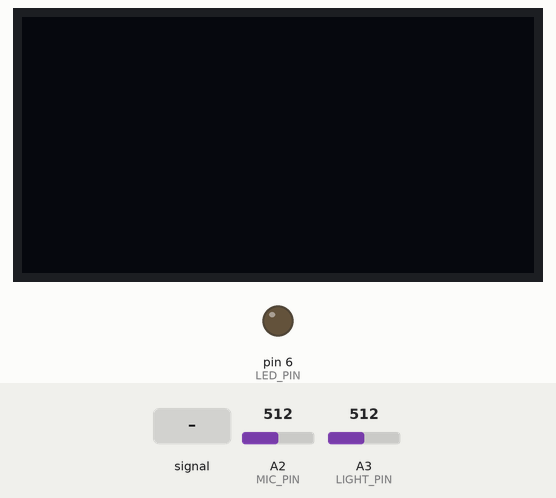
Simulated run of this sketch. Board: Arduino Uno, built with avr-gcc and run on an emulated ATmega328P. On the bench: 128×64 one-colour display, output pins drawn as LEDs (lit = HIGH). The inputs (shaded band) are chosen by the test bench; at power-on: A2 (MIC_PIN) = 512, A3 (LIGHT_PIN) = 512.

Above: at 1.2 s.
1.3 s: A2 (MIC_PIN) fed a 200 Hz sine of ±255 counts around its level
At 2.32 s:
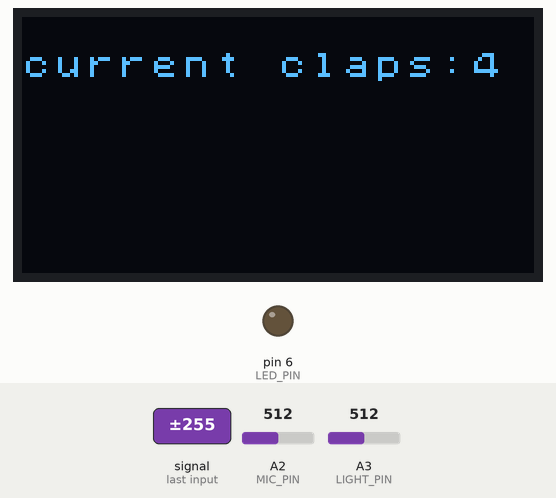
3.4 s: A2 (MIC_PIN) fed a 2 Hz sine of ±306 counts around its level
5.5 s: A2 (MIC_PIN) set to 490
At 6.77 s:
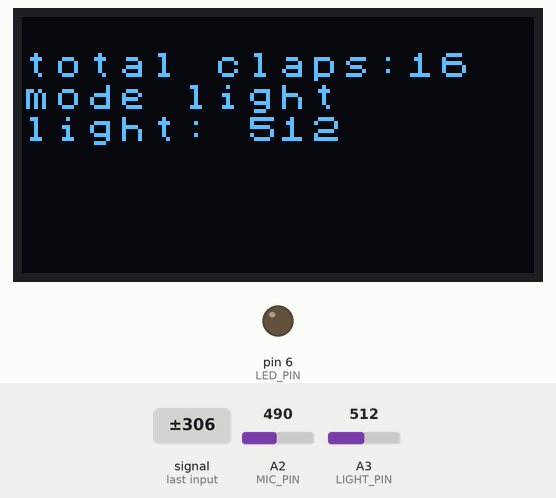
8.5 s: A2 (MIC_PIN) set to 592
10.0 s: A2 (MIC_PIN) set to 617
At 12.3 s:
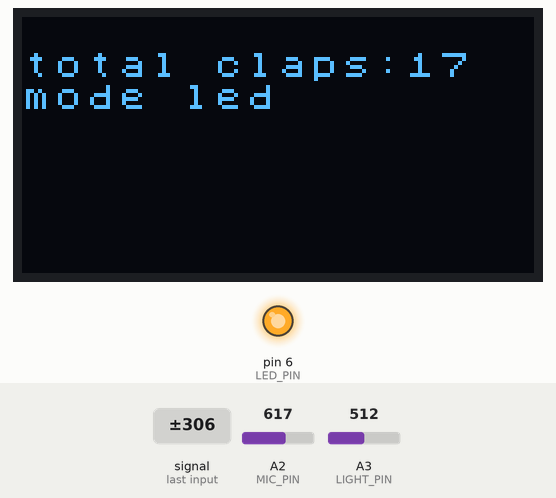
12.6 s: A2 (MIC_PIN) fed a 1000 Hz sine of ±255 counts around its level
At 17.18 s:
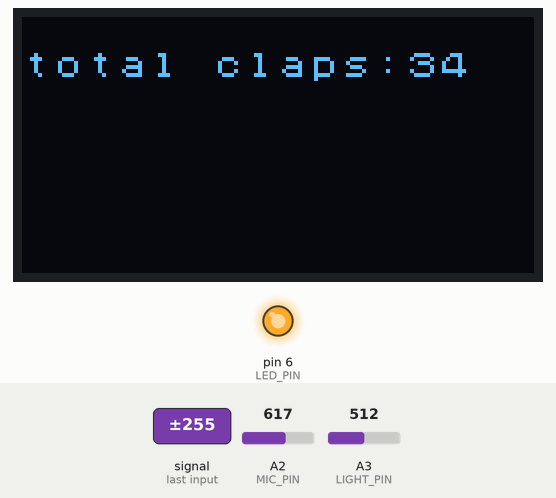
Timing chart, 0 to 18.7 s (numbered marks = the images above; inputs shaded):
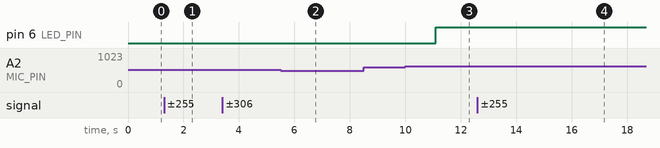

The sketch:

clap_detector_array_based.ino
```cpp
#include "Arduino_SensorKit.h"

// define pin numbers
#define LED_PIN 6    // pin number for LED
#define MIC_PIN A2   // pin number for microphone
#define LIGHT_PIN A3 // pin number for light sensor

long longSum; //store the sum of long-term samples
long shortSum; //store the sum of short-term samples
unsigned long inClap = 0; // time stamp for during a clap
unsigned long waitingForMoreClaps = 0; // time stamp for waiting for additional claps
unsigned long previousMillisForOled = 0; // time stamp for OLED display update
int maxShort; // estimated maximum value of short-term samples
int currentClaps; // number of current claps
int data[256]; // array to store samples
int* head = &data[0]; // pointer to the current sample
int* firstNodeOfShortSum = &data[256 - 32]; // pointer to the first sample of short-term sum
int currMode = 0; // current mode
int totalClaps; // total number of claps

// function to shift the sample pointers
void shiftPointers() {
  head++;  // increment the head pointer
  if (head == &data[256]) {
    head = &data[0];  // wrap around if the end of the array is reached
  }
  firstNodeOfShortSum++;  // increment the pointer to the first sample of short-term sum
  if (firstNodeOfShortSum == &data[256]) {
    firstNodeOfShortSum = &data[0];  // wrap around if the end of the array is reached
  }
}
void setup() {
  Serial.begin(9600);
  pinMode(LED_PIN, OUTPUT); // set LED pin as output
  pinMode(MIC_PIN, INPUT); // set microphone pin as input
  pinMode(LIGHT_PIN, INPUT); // set light sensor pin as input

  // initialize variables with found mean from python notebook
  longSum = 77 * 256;
  shortSum = 77 * 32;
  maxShort = 77;

  for (int i = 0; i < 256; i++) {
    data[i] = 77;
  }

  Oled.begin(); // initialize the OLED display
  Oled.setFlipMode(true);
  Oled.setFont(u8x8_font_chroma48medium8_r);
}

// function to detect a clap
bool clapDetector() {
  int micValue = analogRead(MIC_PIN); // read the microphone value
  shortSum += micValue - *firstNodeOfShortSum; // update the short-term sum
  longSum += micValue - *head; // update the long-term sum

  maxShort = max(maxShort, micValue); // update the maximum short-term sample value

  // adjust the maximum short-term value if it no longer part of the short-term samples
  if (maxShort == *firstNodeOfShortSum) {
    maxShort = (shortSum >> 5);
  }

  shiftPointers();  // shift the sample pointers
  *head = micValue;  // store the new sample at the head position

  // calculate the clap likeness ratio
  float clapLikeness = float(shortSum >> 5) / float(longSum >> 8);

  // check if a clap is detected based on defined conditions
  if ((inClap <= millis()) && (clapLikeness > 1.5) && (maxShort > 600)) {
    inClap = millis() + 250;  // set the time stamp for next possible clap detection
    maxShort = (shortSum >> 5);  // update the maximum short-term value
    return true; // return true indicating a clap is detected
  }
  return false; // return false indicating no clap is detected
}

void oledPrint(char* text, int line, int value = NULL, bool needToClearFirst = false)
{
  if(needToClearFirst)
    Oled.clear();
  Oled.setCursor(0, line);
  Oled.print(text);
  if(value !=NULL)
    Oled.print(value);
}


void loop() {
  unsigned long currentMillis = millis();  // get the current time

  bool didClaped = clapDetector();  // check if a clap is detected

  if (didClaped) {
    if (currentClaps == 0) {
      waitingForMoreClaps = currentMillis + 1000;  // set the time stamp for waiting for more claps
    } else {
      waitingForMoreClaps + 500;  // add 500 milliseconds to the waiting time
    }
    currentClaps++;  // increment the number of current claps
    oledPrint("current claps:",1,currentClaps,true);
  }

  // check if waiting time is over and there are some claps
  if (waitingForMoreClaps <= currentMillis && currentClaps != 0) {
    totalClaps += currentClaps;  // update the total number of claps
    oledPrint("total claps:",1,totalClaps,true);
    // check the number of claps and perform corresponding actions
    switch (currentClaps) {
      case 0:
        break;
      case 1:
        currMode = 1;  // set the current mode to 1
        digitalWrite(LED_PIN, !digitalRead(LED_PIN));  // toggle the LED pin
        oledPrint("mode led",2);
        break;
      case 2:
        currMode = (currMode == 2) ? 0 : 2;  // toggle between mode 0 and mode 2
        oledPrint("mode light",2);
        break;
      default:
        currMode = currentClaps;  // set the current mode to the number of claps
        break;
    }

    currentClaps = 0;  // reset the number of current claps
  }

  if ((currentMillis - previousMillisForOled >= 500)) {
    switch (currMode) {
      case 2:
        Oled.clearLine(3); //clear the line as the data dynamic
        oledPrint("light: ",3,analogRead(LIGHT_PIN));
        break;
      default:
        break;
    }
    previousMillisForOled = currentMillis;  // update the time stamp

  }
}
```

Measured:
- the behaviour switches between 600 and 601 on A2 (MIC_PIN) (found by bisection; images 2 and 3)
- after the input at 1.3 s, the display: first changes after 0.06 s (image 1 shows a later state)
- after the input at 5.5 s, the display: first changes after 0.65 s (image 2 shows a later state)
- after the input at 10.0 s, pin 6 (LED_PIN): LOW → HIGH after 1.1 s; the display: first changes at once (image 3 shows a later state)
- after the input at 12.6 s, the display: first changes at once (image 4 shows a later state)
- what the display in image 2 shows lasts 0.4 s, from 6.6 s to 7.0 s
